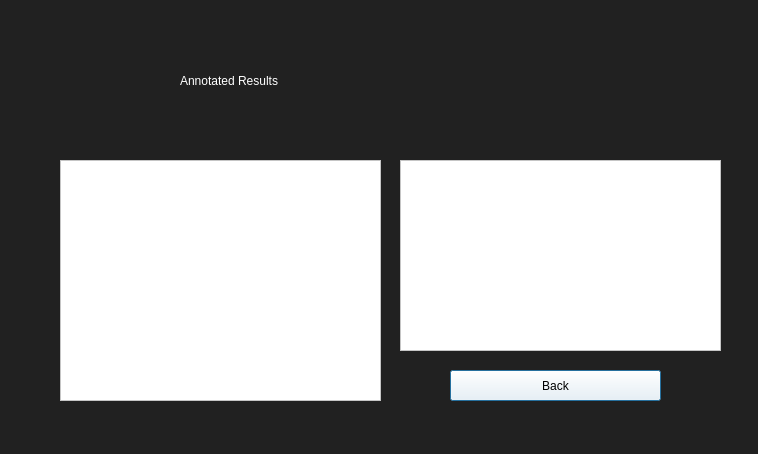
<?xml version="1.0" encoding="UTF-8"?>
<ui version="4.0">
 <class>QueryScreen</class>
 <widget class="QDialog" name="QueryScreen">
  <property name="geometry">
   <rect>
    <x>0</x>
    <y>0</y>
    <width>758</width>
    <height>454</height>
   </rect>
  </property>
  <property name="windowTitle">
   <string>Dialog</string>
  </property>
  <property name="styleSheet">
   <string notr="true">background-color: rgb(33, 33, 33)</string>
  </property>
  <widget class="QLabel" name="titleText">
   <property name="geometry">
    <rect>
     <x>180</x>
     <y>40</y>
     <width>391</width>
     <height>81</height>
    </rect>
   </property>
   <property name="styleSheet">
    <string notr="true">font: 36pt &quot;MS Shell Dlg 2&quot;; color:rgb(255, 255, 255)</string>
   </property>
   <property name="text">
    <string>Annotated Results</string>
   </property>
  </widget>
  <widget class="QPushButton" name="backButton">
   <property name="geometry">
    <rect>
     <x>450</x>
     <y>370</y>
     <width>211</width>
     <height>31</height>
    </rect>
   </property>
   <property name="styleSheet">
    <string notr="true">background-color:rgb(255, 255, 255);
font: 14pt &quot;MS Shell Dlg 2&quot;</string>
   </property>
   <property name="text">
    <string>Back</string>
   </property>
  </widget>
  <widget class="QPlainTextEdit" name="queryText">
   <property name="geometry">
    <rect>
     <x>60</x>
     <y>160</y>
     <width>321</width>
     <height>241</height>
    </rect>
   </property>
   <property name="styleSheet">
    <string notr="true">font: 9pt &quot;MS Shell Dlg 2&quot;; background-color:rgb(255, 255, 255);</string>
   </property>
   <property name="readOnly">
    <bool>true</bool>
   </property>
  </widget>
  <widget class="QPlainTextEdit" name="annotation">
   <property name="geometry">
    <rect>
     <x>400</x>
     <y>160</y>
     <width>321</width>
     <height>191</height>
    </rect>
   </property>
   <property name="styleSheet">
    <string notr="true">font: 9pt &quot;MS Shell Dlg 2&quot;; background-color:rgb(255, 255, 255);</string>
   </property>
  </widget>
 </widget>
 <resources/>
 <connections/>
</ui>
